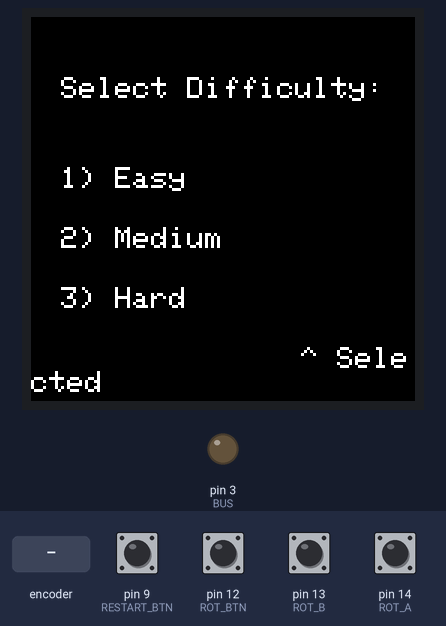
A sketch run on a simulated Arduino Uno, built with avr-gcc and run on an emulated ATmega328P. Shown: 128×128 colour display, output pins drawn as LEDs (lit = HIGH). Inputs (shaded band) come from the test bench; at power-on: pin 9 (RESTART_BTN), pin 12 (ROT_BTN), pin 13 (ROT_B), pin 14 (ROT_A) HIGH. Random numbers use the default seed unless the sketch sets one.

Above: at 0.9 s.
1.0 s: pin 12 (ROT_BTN) pulled LOW for 0.15 s
At 1.4 s:
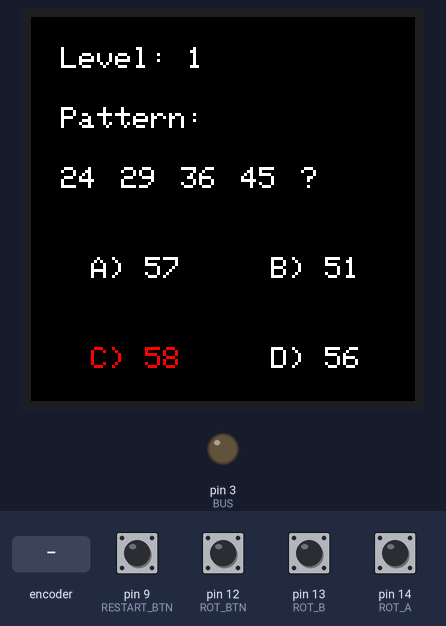
2.6 s: rotary encoder on pin 14 (ROT_A) / pin 13 (ROT_B) turned 3 steps (first pin leading)
At 3.4 s:
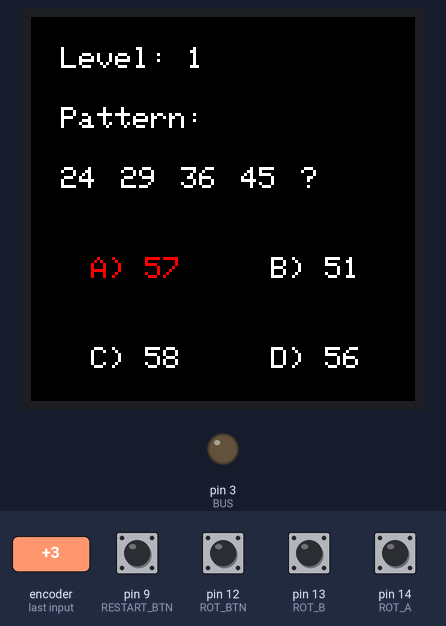
4.7 s: pin 9 (RESTART_BTN) pulled LOW for 0.15 s
At 6.8 s:
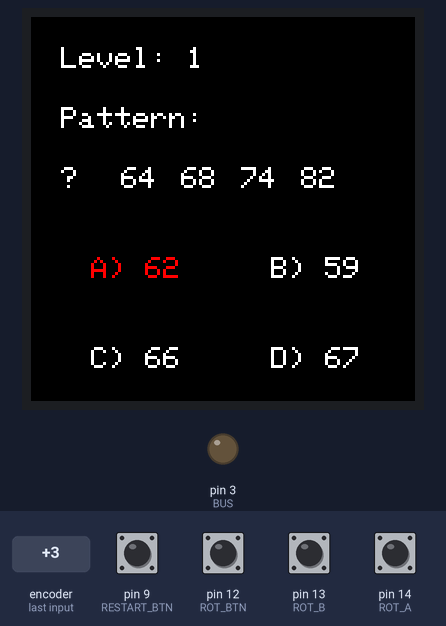
7.2 s: pin 12 (ROT_BTN) pulled LOW for 1 s
At 8.9 s:
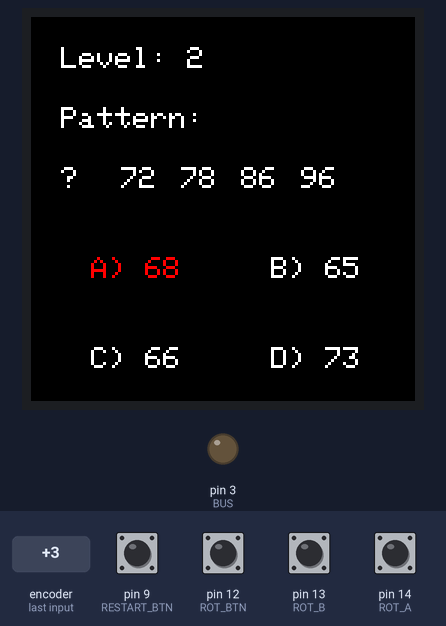
9.9 s: rotary encoder on pin 14 (ROT_A) / pin 13 (ROT_B) turned 3 steps (first pin leading)
At 11.3 s:
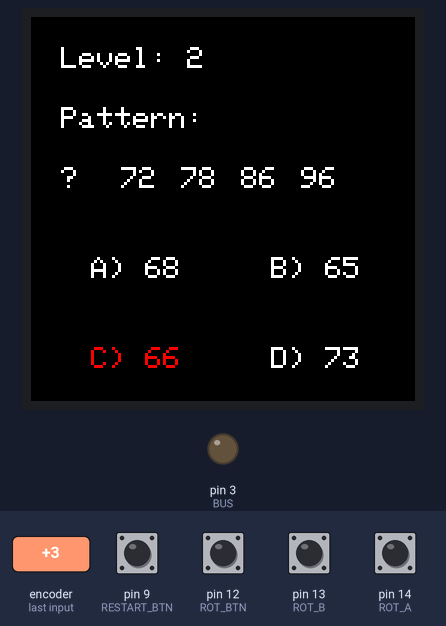
12.0 s: pin 9 (RESTART_BTN) pulled LOW for 1 s
At 13.6 s:
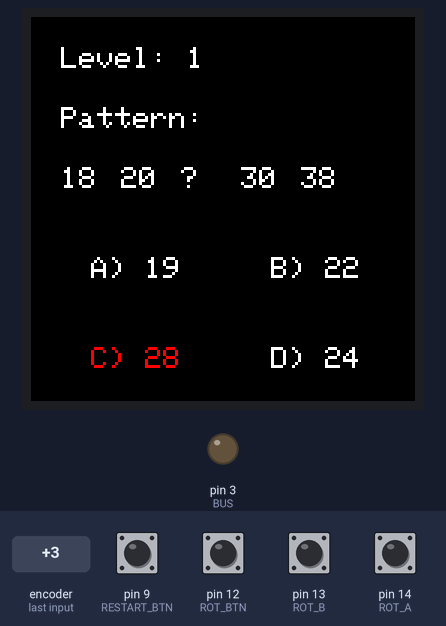
Timing chart, 0 to 15.1 s (numbered marks = the images above; inputs shaded):
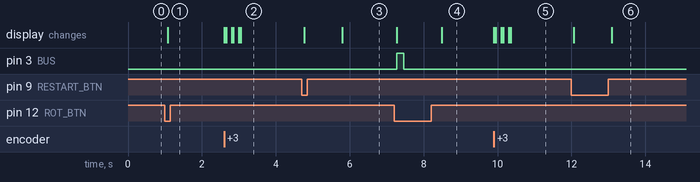

The sketch:

pttern_solver.ino
```cpp
#include <Adafruit_GFX.h>     // Core graphics library
#include <Adafruit_ST7735.h> // Hardware-specific library for ST7735
#include <SPI.h>

// Pin Definitions
#define TFT_CS   17  // Chip select
#define TFT_RST  16  // Reset
#define TFT_DC   15  // Data/Command

#define ROT_A    14   // Rotary Encoder Pin A
#define ROT_B    13   // Rotary Encoder Pin B
#define ROT_BTN  12   // Rotary Encoder Button
#define RESTART_BTN 9 // Restart button pin
#define BUS         3
// Initialize ST7735 Display
Adafruit_ST7735 tft = Adafruit_ST7735(TFT_CS, TFT_DC, TFT_RST);

// Game Variables
int currentOption = 0;      // Tracks the selected option
int correctAnswer = 0;      // Correct answer for the current question
int level = 1;              // Current game level
int score = 0;              // Player's score
bool newQuestion = true;    // Flag to generate a new question
int difficulty = 0;         // Difficulty level: 1 = Easy, 2 = Medium, 3 = Hard

// Encoder State
int lastRotState = LOW;     // Previous state of the encoder
int lastButtonState = HIGH; // Previous state of the encoder button
int lastRestartState = HIGH; // Previous state of the restart button

// Function to Generate a New Pattern Question
void generatePatternQuestion(int &correct, int options[4]) {
  int sequence[5]; // Sequence of numbers

  // Generate the sequence based on difficulty level
  if (difficulty == 1) { // Easy: Arithmetic sequence
    int start = random(1, 10);
    int step = random(1, 5);
    for (int i = 0; i < 5; i++) {
      sequence[i] = start + i * step;
    }
  } else if (difficulty == 2) { // Medium: Geometric sequence
    int start = random(2, 10);
    int ratio = random(2, 5);
    for (int i = 0; i < 5; i++) {
      sequence[i] = start * pow(ratio, i);
    }
  } else if (difficulty == 3) { // Hard: Custom pattern
    int start = random(10, 100);
    int modifier = random(1, 5);
    for (int i = 0; i < 5; i++) {
      sequence[i] = start + (i * i + modifier * i);
    }
  }

  // Pick a random index to hide as the correct answer
  int missingIndex = random(0, 5);
  correct = sequence[missingIndex];
  sequence[missingIndex] = -1; // Mark as missing

  // Display the pattern with ? for the missing number
  tft.fillScreen(ST7735_BLACK);
  tft.setTextColor(ST7735_WHITE);
  tft.setTextSize(1);
  tft.setCursor(10, 10);
  tft.print("Level: ");
  tft.print(level);
  tft.setCursor(10, 30);
  tft.print("Pattern:");

  for (int i = 0; i < 5; i++) {
    tft.setCursor(10 + i * 20, 50);
    if (sequence[i] == -1) {
      tft.print("?");
    } else {
      tft.print(sequence[i]);
    }
  }

  // Generate answer options
  options[0] = correct;
  for (int i = 1; i < 4; i++) {
    options[i] = correct + random(-5, 6); // Generate nearby random numbers
    if (options[i] == correct) options[i] += 1; // Ensure no duplicate correct answer
  }

  // Shuffle options
  for (int i = 3; i > 0; i--) {
    int j = random(0, i + 1);
    int temp = options[i];
    options[i] = options[j];
    options[j] = temp;
  }
}
// Function to Check Button Press
bool isButtonPressed(int pin, int &lastState) {
  int buttonState = digitalRead(pin);
  if (buttonState == LOW && lastState == HIGH) {
    delay(50); // Debounce
    lastState = buttonState;
    return true;
  }
  lastState = buttonState;
  return false;
}
// Function to Display Options
void displayOptions(int options[4]) {
  int optionX[2] = {20, 80}; // X-coordinates for the two columns
  int optionY[2] = {80, 110}; // Y-coordinates for the two rows
  char labels[4] = {'A', 'B', 'C', 'D'}; // Option labels

  for (int i = 0; i < 4; i++) {
    int col = i % 2; // Column index (0 or 1)
    int row = i / 2; // Row index (0 or 1)

    if (i == currentOption) {
      tft.setTextColor(ST7735_RED); // Highlight selected option
    } else {
      tft.setTextColor(ST7735_WHITE);
    }

    tft.setCursor(optionX[col], optionY[row]);
    tft.print(labels[i]); // Print the label (A, B, C, D)
    tft.print(") ");
    tft.print(options[i]); // Print the option value
  }
}

// Function to Handle Answer Submission
void submitAnswer(int options[4]) {
  if (options[currentOption] == correctAnswer) {
    score++;
    tft.fillScreen(ST7735_GREEN);
    tft.setTextColor(ST7735_WHITE);
    tft.setTextSize(2);
    tft.setCursor(20, 50);
    tft.print("Correct!");
    digitalWrite(BUS, HIGH);
    delay(200);
    digitalWrite(BUS, LOW);
  } else {
    tft.fillScreen(ST7735_RED);
    tft.setTextColor(ST7735_WHITE);
    tft.setTextSize(2);
    tft.setCursor(25, 50);
    tft.print("Wrong!");
  }
  delay(1000); // Pause before next question
  level++;
  if (level > 10) {
    tft.fillScreen(ST7735_BLACK);
    tft.setTextColor(ST7735_WHITE);
    tft.setTextSize(1);
    tft.setCursor(20, 40);
    tft.print("Game Over!");
    tft.setCursor(10, 60);
    tft.print("Score: ");
    tft.print(score);
    while (true); // Stop game until restart
  }
  newQuestion = true; // Generate new question
}

// Function to Restart Game
void restartGame() {
  level = 1;
  score = 0;
  newQuestion = true;
  tft.fillScreen(ST7735_BLACK);
  tft.setTextColor(ST7735_WHITE);
  tft.setTextSize(1);
  tft.setCursor(10, 60);
  tft.print("Game Restarted");
  delay(1000);
}

// Setup Function
void setup() {
  tft.initR(INITR_144GREENTAB); // Initialize display
  tft.setRotation(1);

  pinMode(ROT_A, INPUT_PULLUP);
  pinMode(ROT_B, INPUT_PULLUP);
  pinMode(ROT_BTN, INPUT_PULLUP);
  pinMode(RESTART_BTN, INPUT_PULLUP);
  pinMode(BUS, OUTPUT);

  randomSeed(analogRead(0)); // Seed random number generator

  tft.fillScreen(ST7735_BLACK);

  // Difficulty selection screen
  tft.setTextSize(1);
  tft.setCursor(10, 20);
  tft.print("Select Difficulty:");
  tft.setCursor(10, 50);
  tft.print("1) Easy");
  tft.setCursor(10, 70);
  tft.print("2) Medium");
  tft.setCursor(10, 90);
  tft.print("3) Hard");

  while (difficulty == 0) {
    if (isButtonPressed(ROT_BTN, lastButtonState)) {
      difficulty = currentOption + 1;
    }
    int currentRotState = digitalRead(ROT_A);
    if (currentRotState != lastRotState) {
      if (digitalRead(ROT_B) != currentRotState) {
        currentOption = (currentOption + 1) % 3; // Clockwise
      } else {
        currentOption = (currentOption - 1 + 3) % 3; // Counterclockwise
      }
      tft.fillScreen(ST7735_BLACK);
      tft.setCursor(10, 20);
      tft.print("Select Difficulty:");
      tft.setCursor(10, 50);
      tft.print("1) Easy");
      tft.setCursor(10, 70);
      tft.print("2) Medium");
      tft.setCursor(10, 90);
      tft.print("3) Hard");
      tft.setCursor(10 + currentOption * 40, 110);
      tft.print("^ Selected");
    }
    lastRotState = currentRotState;
  }
}

// Main Loop
void loop() {
  static int options[4];

  // Generate new question if flag is set
  if (newQuestion) {
    generatePatternQuestion(correctAnswer, options);
    displayOptions(options);
    newQuestion = false;
  }

  // Check rotary encoder rotation
  int currentRotState = digitalRead(ROT_A);
  if (currentRotState != lastRotState) {
    if (digitalRead(ROT_B) != currentRotState) {
      currentOption = (currentOption + 1) % 4; // Clockwise
    } else {
      currentOption = (currentOption - 1 + 4) % 4; // Counterclockwise
    }
    displayOptions(options); // Update display
  }
  lastRotState = currentRotState;

  // Check answer button press
  if (isButtonPressed(ROT_BTN, lastButtonState)) {
    submitAnswer(options);
  }

  // Check restart button press
  if (isButtonPressed(RESTART_BTN, lastRestartState)) {
    restartGame();
  }
}
```

Measured:
- after the input at 1.0 s, the display: changes after 0.07 s (image 1)
- after the input at 2.6 s, the display: first changes at once (image 2 shows a later state)
- after the input at 4.7 s, the display: first changes after 0.07 s (image 3 shows a later state)
- after the input at 7.2 s, pin 3 (BUS): LOW → HIGH after 0.07 s, → LOW 0.20 s later; the display: first changes after 0.07 s (image 4 shows a later state)
- after the input at 9.9 s, the display: first changes at once (image 5 shows a later state)
- after the input at 12.0 s, the display: first changes after 0.07 s (image 6 shows a later state)
